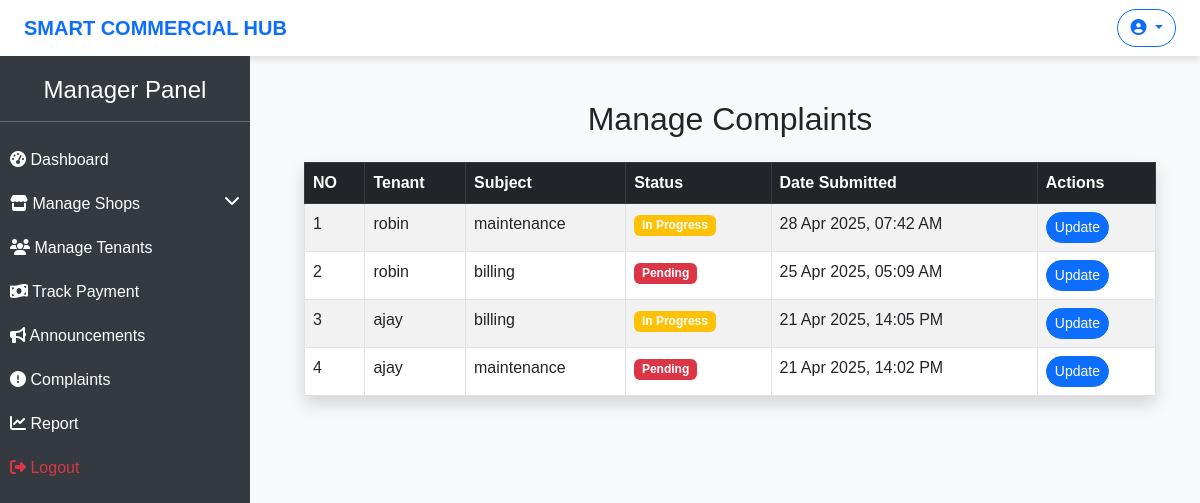
Screenshot of /manage-complaints/ with the database file from the repository.
### hub/models.py (models this page shows, shortened)
class Complaint(models.Model):
    id = models.AutoField(primary_key=True)
    shop = models.ForeignKey(AllocatedShop,on_delete=models.CASCADE,related_name='allocat_shops')
    category = models.CharField(max_length=25,choices=CATEGORY_CHOICES)
    description = models.TextField()
    status = models.CharField(max_length=15, choices=STATUS_CHOICES, default='pending')
    priority = models.CharField(max_length=10, choices=PRIORITY_CHOICES, default='medium')
    created_at = models.DateTimeField(auto_now_add=True)
    resolved_at = models.DateTimeField(null=True, blank=True)
    image = models.ImageField(upload_to='resolved_images/', null=True, blank=True)
    resolved_by = models.ForeignKey(User, on_delete=models.SET_NULL, null=True, blank=True, related_name='resolved_complaints')
    resolution_notes = models.TextField(blank=True, null=True)

class AllocatedShop(models.Model):
    id = models.AutoField(primary_key=True)
    shop_id = models.ForeignKey(Shop,on_delete=models.CASCADE,related_name='shops')
    tenant_id = models.ForeignKey(Tenant,on_delete=models.CASCADE,related_name='tenants')
    lease_start = models.DateField()
    lease_end = models.DateField()
    rent_amount = models.DecimalField(max_digits=7,decimal_places=2)
    security_deposit = models.DecimalField(max_digits=7,decimal_places=2)
    payment_status = models.CharField(max_length=15,choices=PAYMENT_STATUS)
    status = models.CharField(max_length=10,choices=STATUS_CHOICES)
    agreement_document = models.FileField(upload_to='agreement/', null=True, blank=True)
    created_at = models.DateTimeField(auto_now_add=True)
    updated_at = models.DateTimeField(auto_now_add=True)

class Tenant(models.Model):
    id = models.AutoField(primary_key=True)
    tenant = models.OneToOneField(User, on_delete=models.CASCADE)
    phone = models.CharField(max_length=12)
    address = models.CharField(max_length=255)
    id_proof = models.FileField(upload_to='id_proof/',null=True,blank=True)
    image = models.ImageField(upload_to='tenant_images/', null=True, blank=True)
    created_at = models.DateTimeField(auto_now_add=True)
    updated_at = models.DateTimeField(auto_now=True)

### hub/views.py (the view)
# urls.py: path("manage-complaints/", manage_complaints, name="manage_complaints"),
def manage_complaints(request):
    complaints = Complaint.objects.all().order_by("-created_at")
    return render(request, "manager/manage_complaints.html", {"complaints": complaints})

### templates/manager/manage_complaints.html
{% extends "manager/base.html" %}
{% block content %}
<div class="container">
    <h2 class="text-center my-4">Manage Complaints</h2>
    <table class="table table-bordered table-striped shadow">
        <thead class="table-dark">
            <tr>
                <th>NO</th>
                <th>Tenant</th>
                <th>Subject</th>
                <th>Status</th>
                <th>Date Submitted</th>
                <th>Actions</th>
            </tr>
        </thead>
        <tbody>
            {% for complaint in complaints %}
            <tr>
                <td>{{ forloop.counter }}</td>
                <td>{{ complaint.shop.tenant_id.tenant }}</td>
                <td>{{ complaint.category }}</td>
                <td>
                    <span class="badge {% if complaint.status == 'pending' %} bg-danger
                                       {% elif complaint.status == 'in_progress' %} bg-warning
                                       {% else %} bg-success{% endif %}">
                        {{ complaint.get_status_display }}
                    </span>
                </td>
                <td>{{ complaint.created_at|date:"d M Y, H:i A" }}</td>
                <td>
                    <a href="{% url 'update_complaint' complaint.id %}" class="btn btn-sm btn-primary">Update</a>
                </td>
            </tr>
            {% empty %}
            <tr>
                <td colspan="6" class="text-center text-muted">No complaints available.</td>
            </tr>
            {% endfor %}
        </tbody>
    </table>
</div>
{% endblock %}

### templates/manager/base.html (style rules this page uses)
body { font-family: 'Arial', sans-serif; background-color: #f8f9fa; }
.btn { border-radius: 20px; }

### rows the page displays
Complaint: shop.tenant_id.tenant "robin", category "maintenance", status "In Progress", created_at "28 Apr 2025, 07:42 AM"
Complaint: shop.tenant_id.tenant "robin", category "billing", status "Pending", created_at "25 Apr 2025, 05:09 AM"
Complaint: shop.tenant_id.tenant "ajay", category "billing", status "In Progress", created_at "21 Apr 2025, 14:05 PM"
Complaint: shop.tenant_id.tenant "ajay", category "maintenance", status "Pending", created_at "21 Apr 2025, 14:02 PM"
